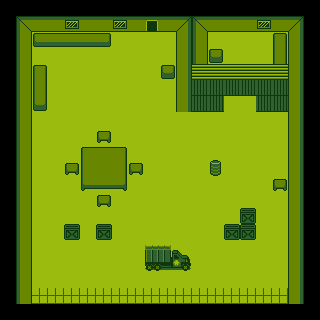

This game map was drawn from its Tiled (.tmx) file and the tilesets committed beside it. A one-line description and the full map source follow:
An orthogonal 20x20 tile map with 16x16 px tiles, 4 tile layers (ground, underchar, collisions, decoration) and 11 objects (crate).

<map version="1.2" tiledversion="1.2.4" orientation="orthogonal" renderorder="right-down" width="20" height="20" tilewidth="16" tileheight="16" infinite="0" nextlayerid="6" nextobjectid="30">
 <properties>
  <property name="mapEvents" type="int" value="0" />
 </properties>
 <tileset firstgid="1" name="tileset1" tilewidth="16" tileheight="16" tilecount="132" columns="12">
  <image source="../assets/rpg/ww2tileset.png" trans="003039" width="192" height="176" />
 </tileset>
 <layer id="1" name="ground" width="20" height="20">
  <data encoding="csv">
0,0,0,0,0,0,0,0,0,0,0,0,0,0,0,0,0,0,0,0,
0,13,13,13,13,13,13,13,13,13,13,13,13,13,13,13,13,13,13,0,
0,13,13,13,13,13,13,13,13,13,13,13,13,13,13,13,13,13,13,0,
0,13,13,13,13,13,13,13,13,13,13,13,13,13,13,13,13,13,13,0,
0,13,13,13,13,13,13,13,13,13,13,13,13,13,13,13,13,13,13,0,
0,13,13,13,13,13,13,13,13,13,13,13,13,13,13,13,13,13,13,0,
0,13,13,13,13,13,13,13,13,13,13,13,13,13,13,13,13,13,13,0,
0,13,13,13,13,13,13,13,13,13,13,13,13,13,13,13,13,13,13,0,
0,13,13,13,13,13,13,13,13,13,13,13,13,13,13,13,13,13,13,0,
0,13,13,13,13,13,13,13,13,13,13,13,13,13,13,13,13,13,13,0,
0,13,13,13,13,13,13,13,13,13,13,13,13,13,13,13,13,13,13,0,
0,13,13,13,13,13,13,13,13,13,13,13,13,13,13,13,13,13,13,0,
0,13,13,13,13,13,13,13,13,13,13,13,13,13,13,13,13,13,13,0,
0,13,13,13,13,13,13,13,13,13,13,13,13,13,13,13,13,13,13,0,
0,13,13,13,13,13,13,13,13,13,13,13,13,13,13,13,13,13,13,0,
0,13,13,13,13,13,13,13,13,13,13,13,13,13,13,13,13,13,13,0,
0,13,13,13,13,13,13,13,13,13,13,13,13,13,13,13,13,13,13,0,
0,13,13,13,13,13,13,13,13,13,13,13,13,13,13,13,13,13,13,0,
0,13,13,13,13,13,13,13,13,13,13,13,13,13,13,13,13,13,13,0,
0,0,0,0,0,0,0,0,0,0,0,0,0,0,0,0,0,0,0,0
</data>
 </layer>
 <layer id="5" name="underchar" width="20" height="20">
  <data encoding="csv">
0,0,0,0,0,0,0,0,0,0,0,0,0,0,0,0,0,0,0,0,
0,0,0,0,0,0,0,0,0,98,0,0,0,0,0,0,0,0,0,0,
0,0,0,0,0,0,0,0,0,0,0,0,0,0,0,0,0,0,0,0,
0,0,0,0,0,0,0,0,0,0,0,0,0,0,0,0,0,0,0,0,
0,0,0,0,0,0,0,0,0,0,0,0,0,0,0,0,0,0,0,0,
0,0,0,0,0,0,0,0,0,0,0,0,0,0,0,0,0,0,0,0,
0,0,0,0,0,0,0,0,0,0,0,0,0,0,0,0,0,0,0,0,
0,0,0,0,0,0,0,0,0,0,0,0,0,0,0,0,0,0,0,0,
0,0,0,0,0,0,79,0,0,0,0,0,0,0,0,0,0,0,0,0,
0,0,0,0,0,0,0,0,0,0,0,0,0,0,0,0,0,0,0,0,
0,0,0,0,79,0,0,0,79,0,0,0,0,0,0,0,0,0,0,0,
0,0,0,0,0,0,0,0,0,0,0,0,0,0,0,0,0,79,0,0,
0,0,0,0,0,0,79,0,0,0,0,0,0,0,0,0,0,0,0,0,
0,0,0,0,0,0,0,0,0,0,0,0,0,0,0,0,0,0,0,0,
0,0,0,0,0,0,0,0,0,0,0,0,0,0,0,0,0,0,0,0,
0,0,0,0,0,0,0,0,0,0,0,0,0,0,0,0,0,0,0,0,
0,0,0,0,0,0,0,0,0,0,0,0,0,0,0,0,0,0,0,0,
0,0,0,0,0,0,0,0,0,0,0,0,0,0,0,0,0,0,0,0,
0,0,0,0,0,0,0,0,0,0,0,0,0,0,0,0,0,0,0,0,
0,0,0,0,0,0,0,0,0,0,0,0,0,0,0,0,0,0,0,0
</data>
 </layer>
 <layer id="2" name="collisions" width="20" height="20">
  <data encoding="csv">
0,0,0,0,0,0,0,0,0,0,0,0,0,0,0,0,0,0,0,0,
0,73,61,61,62,61,61,62,61,0,61,74,73,61,61,61,62,61,74,0,
0,85,91,92,92,92,93,0,0,0,0,86,85,0,0,0,0,66,86,0,
0,85,0,0,0,0,0,0,0,0,0,86,85,67,0,0,0,78,86,0,
0,85,66,0,0,0,0,0,0,0,67,86,85,0,0,0,0,78,86,0,
0,85,78,0,0,0,0,0,0,0,0,86,85,0,0,0,0,78,86,0,
0,85,90,0,0,0,0,0,0,0,0,86,85,29,0,0,29,29,86,0,
0,85,0,0,0,0,0,0,0,0,0,0,0,0,0,0,0,0,86,0,
0,85,0,0,0,0,0,0,0,0,0,0,0,0,0,0,0,0,86,0,
0,85,0,0,0,63,64,65,0,0,0,0,0,0,0,0,0,0,86,0,
0,85,0,0,0,75,76,77,0,0,0,0,0,100,0,0,0,0,86,0,
0,85,0,0,0,87,88,89,0,0,0,0,0,0,0,0,0,0,86,0,
0,85,0,0,0,0,0,0,0,0,0,0,0,0,0,0,0,0,86,0,
0,85,0,0,0,0,0,0,0,0,0,0,0,0,0,0,0,0,86,0,
0,85,0,0,99,0,99,0,0,0,0,0,0,0,99,99,0,0,86,0,
0,85,0,0,0,0,0,0,0,0,0,0,0,0,0,0,0,0,86,0,
0,85,0,0,0,0,0,0,0,121,122,123,0,0,0,0,0,0,86,0,
0,85,0,0,0,0,0,0,0,0,0,0,0,0,0,0,0,0,86,0,
0,85,0,0,0,0,0,0,0,0,0,0,0,0,0,0,0,0,86,0,
0,0,0,0,0,0,0,0,0,0,0,0,0,0,0,0,0,0,0,0
</data>
 </layer>
 <layer id="3" name="decoration" width="20" height="20">
  <data encoding="csv">
0,0,0,0,0,0,0,0,0,0,0,0,0,0,0,0,0,0,0,0,
0,0,0,0,0,0,0,0,0,0,0,0,0,0,0,0,0,0,0,0,
0,0,0,0,0,0,0,0,0,0,0,0,0,0,0,0,0,0,0,0,
0,0,0,0,0,0,0,0,0,0,0,0,0,0,0,0,0,0,0,0,
0,0,0,0,0,0,0,0,0,0,0,0,20,20,20,20,20,20,0,0,
0,0,0,0,0,0,0,0,0,0,0,0,26,26,26,26,26,26,0,0,
0,0,0,0,0,0,0,0,0,0,0,0,26,26,0,0,26,26,0,0,
0,0,0,0,0,0,0,0,0,0,0,0,0,0,0,0,0,0,0,0,
0,0,0,0,0,0,0,0,0,0,0,0,0,0,0,0,0,0,0,0,
0,0,0,0,0,0,0,0,0,0,0,0,0,0,0,0,0,0,0,0,
0,0,0,0,0,0,0,0,0,0,0,0,0,0,0,0,0,0,0,0,
0,0,0,0,0,0,0,0,0,0,0,0,0,0,0,0,0,0,0,0,
0,0,0,0,0,0,0,0,0,0,0,0,0,0,0,0,0,0,0,0,
0,0,0,0,0,0,0,0,0,0,0,0,0,0,0,99,0,0,0,0,
0,0,0,0,0,0,0,0,0,0,0,0,0,0,0,0,0,0,0,0,
0,0,0,0,0,0,0,0,0,109,110,111,0,0,0,0,0,0,0,0,
0,0,0,0,0,0,0,0,0,0,0,0,0,0,0,0,0,0,0,0,
0,0,0,0,0,0,0,0,0,0,0,0,0,0,0,0,0,0,0,0,
0,0,11,11,11,11,11,11,11,11,11,11,11,11,11,11,11,11,0,0,
0,0,0,0,0,0,0,0,0,0,0,0,0,0,0,0,0,0,0,0
</data>
 </layer>
 <objectgroup id="4" name="interactions">
  <object id="13" gid="100" x="208" y="176" width="16" height="16">
   <properties>
    <property name="desc" value="&quot;Nice barrel.&quot;" />
   </properties>
  </object>
  <object id="14" gid="122" x="160" y="272" width="16" height="16">
   <properties>
    <property name="desc" value="&quot;Vroom!&quot;" />
   </properties>
  </object>
  <object id="15" gid="122" x="176" y="272" width="16" height="16">
   <properties>
    <property name="desc" value="&quot;Vroom!&quot;" />
   </properties>
  </object>
  <object id="16" gid="121" x="144" y="272" width="16" height="16">
   <properties>
    <property name="desc" value="&quot;There's something back here...&quot;" />
    <property name="effect" type="int" value="1" />
   </properties>
  </object>
  <object id="17" gid="99" x="224" y="240" width="16" height="16">
   <properties>
    <property name="desc" value="&quot;Just a crate.&quot;" />
   </properties>
  </object>
  <object id="18" gid="99" x="240" y="240" width="16" height="16">
   <properties>
    <property name="desc" value="&quot;Just a crate.&quot;" />
   </properties>
  </object>
  <object id="19" name="crate" gid="99" x="96" y="240" width="16" height="16">
   <properties>
    <property name="desc" value="&quot;Just a crate.&quot;" />
    <property name="effect" type="int" value="2" />
   </properties>
  </object>
  <object id="20" gid="99" x="64" y="240" width="16" height="16">
   <properties>
    <property name="desc" value="&quot;Just a crate.&quot;" />
   </properties>
  </object>
  <object id="21" gid="42" x="160" y="160" width="16" height="16">
   <properties>
    <property name="desc" value="&quot;Hello!&quot;" />
    <property name="entity" type="int" value="1" />
   </properties>
  </object>
  <object id="22" gid="41" x="64" y="64" width="16" height="16">
   <properties>
    <property name="desc" value="&quot;Hi!&quot;" />
    <property name="entity" type="int" value="2" />
   </properties>
  </object>
  <object id="23" gid="98" x="144" y="32" width="16" height="16">
   <properties>
    <property name="destinationX" type="int" value="64" />
    <property name="destinationY" type="int" value="112" />
    <property name="exit" type="int" value="1" />
    <property name="facing" value="up" />
   </properties>
  </object>
 </objectgroup>
</map>
